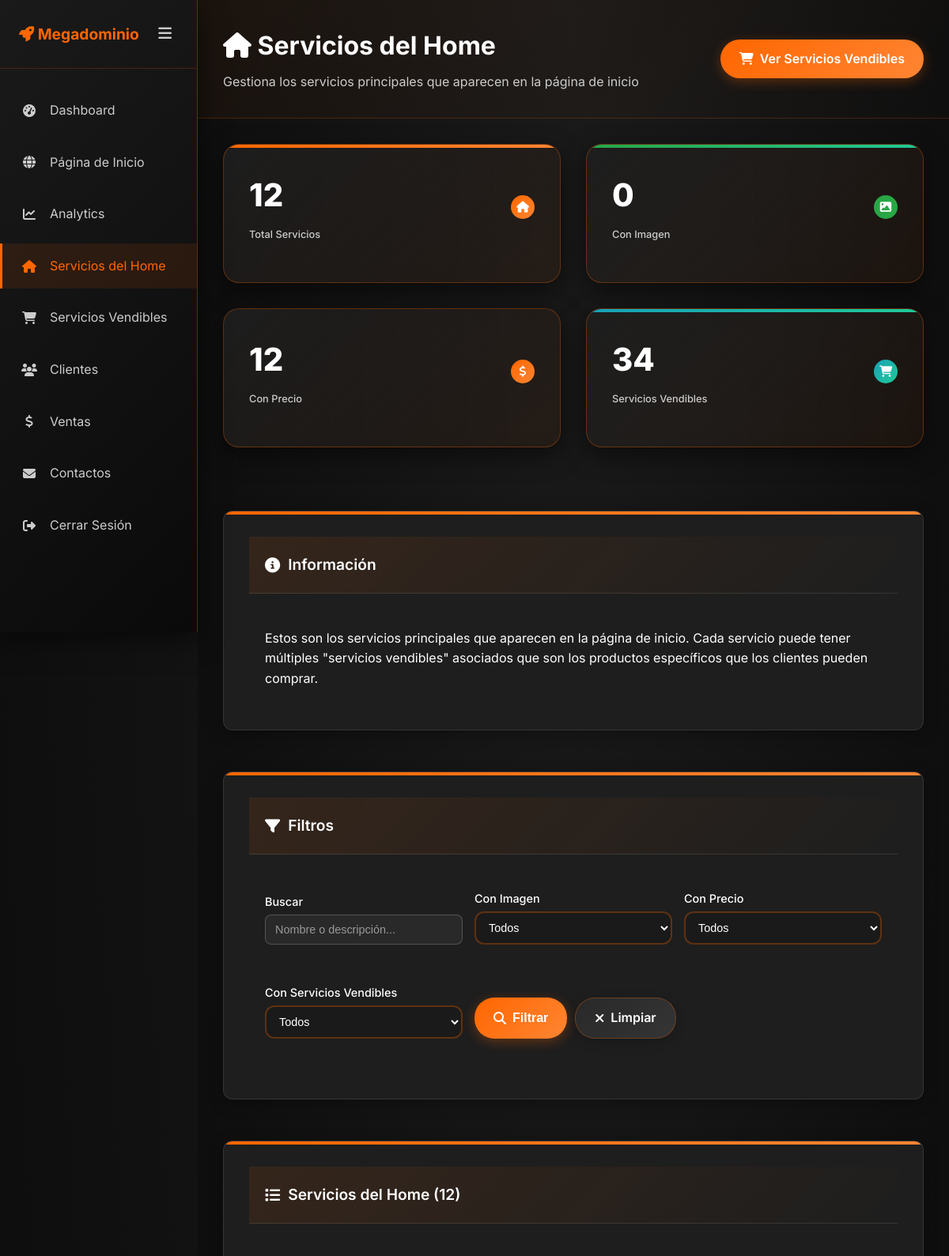
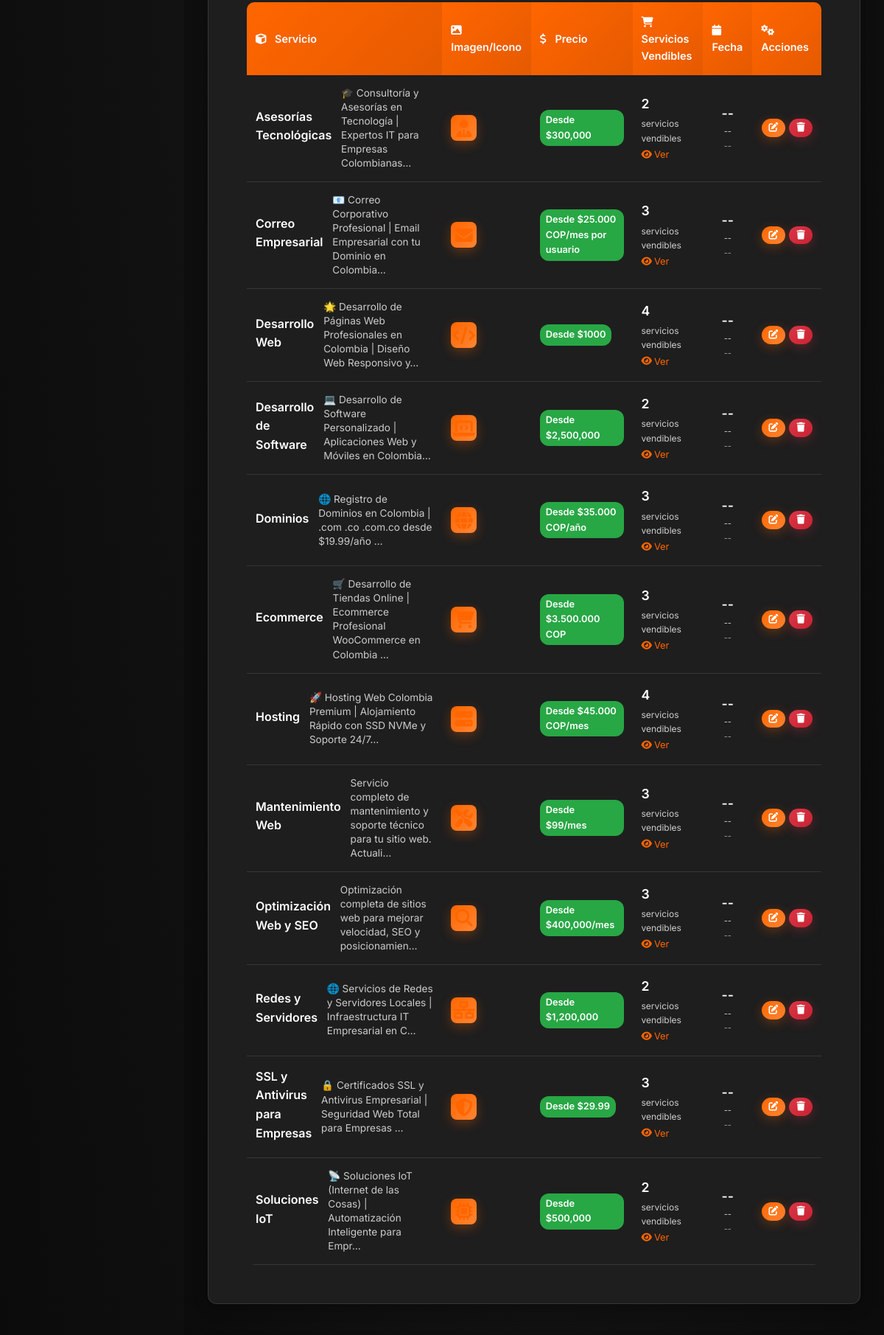
The page /panel/servicios-home/ (signed in, upper part) on the database its author committed (2 pictures, top to bottom).
### servicios/models.py (models this page shows, shortened)
class Servicio(models.Model):
    ICONO_CHOICES = [
        ('fas fa-globe', '🌐 Páginas Web'),
        ('fas fa-code', '💻 Desarrollo'),
        ('fas fa-shopping-cart', '🛒 Ecommerce'),
        ('fas fa-envelope', '📧 Correos'),
        ('fas fa-server', '🖥️ Hosting'),
        ('fas fa-link', '🔗 Dominios'),
        ('fas fa-lock', '🔒 SSL'),
        ('fas fa-shield-alt', '🛡️ Seguridad'),
        ('fab fa-wordpress', '🟦 WordPress'),
        ('fab fa-woocommerce', '🟪 WooCommerce'),
        ('fas fa-cogs', '⚙️ Servicios'),
        ('fas fa-mobile-alt', '📱 Apps Móviles'),
        ('fas fa-database', '🗄️ Base de Datos'),
        ('fas fa-cloud', '☁️ Cloud'),
        ('fas fa-chart-line', '📊 Analytics'),
        ('fas fa-paint-brush', '🎨 Diseño'),
        ('fas fa-rocket', '🚀 Optimización'),
        ('fas fa-headset', '🎧 Soporte'),
        ('fas fa-search', '🔍 SEO'),
        ('fas fa-tools', '🔧 Mantenimiento'),
        ('fas fa-bullhorn', '📢 Marketing'),
    ]
    nombre = models.CharField(max_length=100)
    descripcion_corta = models.TextField(
        max_length=300,
        blank=True,
        help_text='Descripción corta para mostrar en el home (máximo 300 caracteres)'
    )
    descripcion = models.TextField(
        help_text='Descripción completa optimizada para SEO (para página de detalle)'
    )
    precio = models.CharField(
        max_length=100,
        blank=True,
        null=True,
        help_text='Precio del servicio (opcional). Ej: "$999 pesos", "Desde $500", "Cotización"'
    )
    icono = models.CharField(
        max_length=100,
        choices=ICONO_CHOICES,
        blank=True,
        help_text='Selecciona un icono de FontAwesome o deja vacío para usar imagen personalizada'
    )
    imagen = models.ImageField(
        upload_to='servicios/',
        blank=True,
        null=True,
        help_text='Imagen personalizada (opcional). Si se selecciona, se usará en lugar del icono de FontAwesome'
    )
    class Meta:
        verbose_name = 'Servicio'
        verbose_name_plural = 'Servicios'
        ordering = ['nombre']
    def get_icono_display_html(self):
        """Devuelve el HTML para mostrar el icono en el admin"""
        if self.imagen:
            return f'<img src="{self.imagen.url}" style="width: 20px; height: 20px;" alt="{self.nombre}">'
        elif self.icono:
            return f'<i class="{self.icono}" style="color: #ff6600;"></i>'
        else:
            return '<i class="fas fa-cogs" style="color: #ccc;"></i>'
    get_icono_display_html.short_description = 'Icono'

### adminpanel/views.py (the view)
# urls.py: path('servicios-home/', views.servicios_home_list, name='servicios_home_list'),
@login_required
def servicios_home_list(request):
    if not request.user.is_admin():
        messages.error(request, 'No tienes permisos para acceder al panel administrativo.')
        return redirect('accounts:client_dashboard')
    search = request.GET.get('search', '')
    has_image = request.GET.get('has_image', '')
    has_price = request.GET.get('has_price', '')
    has_vendibles = request.GET.get('has_vendibles', '')
    servicios = Servicio.objects.annotate(
        total_purchasable=Count('purchasable_services')
    )
    if search:
        servicios = servicios.filter(
            Q(nombre__icontains=search) |
            Q(descripcion__icontains=search)
        )
    if has_image:
        if has_image == 'true':
            servicios = servicios.filter(imagen__isnull=False).exclude(imagen='')
        elif has_image == 'false':
            servicios = servicios.filter(Q(imagen__isnull=True) | Q(imagen=''))
    if has_price:
        if has_price == 'true':
            servicios = servicios.filter(precio__isnull=False).exclude(precio='')
        elif has_price == 'false':
            servicios = servicios.filter(Q(precio__isnull=True) | Q(precio=''))
    if has_vendibles:
        if has_vendibles == 'true':
            servicios = servicios.filter(total_purchasable__gt=0)
        elif has_vendibles == 'false':
            servicios = servicios.filter(total_purchasable=0)
    servicios = servicios.order_by('nombre')
    servicios_con_imagen = servicios.filter(imagen__isnull=False).exclude(imagen='')
    servicios_con_precio = servicios.filter(precio__isnull=False).exclude(precio='')
    total_servicios_vendibles = PurchasableService.objects.count()
    context = {
        'servicios': servicios,
        'servicios_con_imagen': servicios_con_imagen,
        'servicios_con_precio': servicios_con_precio,
        'total_servicios_vendibles': total_servicios_vendibles,
        'current_search': search,
        'current_has_image': has_image,
        'current_has_price': has_price,
        'current_has_vendibles': has_vendibles,
    }
    return render(request, 'adminpanel/servicios_home_list.html', context)

### adminpanel/templates/adminpanel/servicios_home_list.html (shortened to what this page needs)
{% extends 'adminpanel/dashboard.html' %}
{% load static %}
{% block servicios_home_active %}active{% endblock %}
{% block page_header %}
<header class="page-header">
    <div>
        <h1><i class="fas fa-home"></i> Servicios del Home</h1>
        <p>Gestiona los servicios principales que aparecen en la página de inicio</p>
    </div>
    <div class="header-actions">
        <a href="{% url 'adminpanel:servicios_vendibles_list' %}" class="btn btn-primary">
            <i class="fas fa-shopping-cart"></i> Ver Servicios Vendibles
        </a>
    </div>
</header>
{% endblock %}
{% block content %}
<div class="dashboard-container">
            <div class="stats-grid">
                <div class="stat-card primary">
                    <div class="stat-header">
                        <div>
                            <div class="stat-number">{{ servicios.count }}</div>
                            <div class="stat-label">Total Servicios</div>
                        </div>
                        <div class="stat-icon primary">
                            <i class="fas fa-home"></i>
                        </div>
                    </div>
                </div>
                <div class="stat-card success">
                    <div class="stat-header">
                        <div>
                            <div class="stat-number">{{ servicios_con_imagen.count }}</div>
                            <div class="stat-label">Con Imagen</div>
                        </div>
                        <div class="stat-icon success">
                            <i class="fas fa-image"></i>
                        </div>
                    </div>
                </div>
                <div class="stat-card warning">
                    <div class="stat-header">
                        <div>
                            <div class="stat-number">{{ servicios_con_precio.count }}</div>
                            <div class="stat-label">Con Precio</div>
                        </div>
                        <div class="stat-icon warning">
                            <i class="fas fa-dollar-sign"></i>
                        </div>
                    </div>
                </div>
                <div class="stat-card info">
                    <div class="stat-header">
                        <div>
                            <div class="stat-number">{{ total_servicios_vendibles }}</div>
                            <div class="stat-label">Servicios Vendibles</div>
                        </div>
                        <div class="stat-icon info">
                            <i class="fas fa-shopping-cart"></i>
                        </div>
                    </div>
                </div>
            </div>
            <div class="modern-card">
                <div class="card-header">
                    <h3><i class="fas fa-info-circle"></i> Información</h3>
                </div>
                <div class="card-body">
                    <p>Estos son los servicios principales que aparecen en la página de inicio. Cada servicio puede tener múltiples "servicios vendibles" asociados que son los productos específicos que los clientes pueden comprar.</p>
                </div>
            </div>
            <div class="modern-card">
                <div class="card-header">
                    <h3><i class="fas fa-filter"></i> Filtros</h3>
                </div>
                <div class="card-body">
                    <form method="GET" class="filter-form">
                        <div class="form-row">
                            <div class="form-group">
                                <label for="search">Buscar</label>
                                <input type="text" name="search" id="search" class="form-input"
                                       value="{{ current_search|default:'' }}" placeholder="Nombre o descripción...">
                            </div>
                            <div class="form-group">
                                <label for="has_image">Con Imagen</label>
                                <select name="has_image" id="has_image" class="form-input">
                                    <option value="">Todos</option>
                                </select>
                            </div>
                            <div class="form-group">
                                <label for="has_price">Con Precio</label>
                                <select name="has_price" id="has_price" class="form-input">
                                    <option value="">Todos</option>
                                </select>
                            </div>
                            <div class="form-group">
                                <label for="has_vendibles">Con Servicios Vendibles</label>
                                <select name="has_vendibles" id="has_vendibles" class="form-input">
                                    <option value="">Todos</option>
                                </select>
                            </div>
                            <div class="form-group">
                                <label>&nbsp;</label>
                                <div class="btn-group">
                                    <button type="submit" class="btn btn-primary">
                                        <i class="fas fa-search"></i> Filtrar
                                    </button>
                                    <a href="{% url 'adminpanel:servicios_home_list' %}" class="btn btn-secondary">
                                        <i class="fas fa-times"></i> Limpiar
                                    </a>
                                </div>
                            </div>
                        </div>
                    </form>
                </div>
            </div>
            <div class="modern-card">
                <div class="card-header">
                    <h3><i class="fas fa-list"></i> Servicios del Home ({{ servicios.count }})</h3>
                </div>
                <div class="card-body">
                    {% if servicios %}
                        <div class="services-table">
                            <table>
                                <thead>
                                    <tr>
                                        <th><i class="fas fa-cube"></i> Servicio</th>
                                        <th><i class="fas fa-image"></i> Imagen/Icono</th>
                                        <th><i class="fas fa-dollar-sign"></i> Precio</th>
                                        <th><i class="fas fa-shopping-cart"></i> Servicios Vendibles</th>
                                        <th><i class="fas fa-calendar"></i> Fecha</th>
                                        <th><i class="fas fa-cogs"></i> Acciones</th>
                                    </tr>
                                </thead>
                                <tbody>
                                    {% for servicio in servicios %}
                                        <tr>
                                            <td>
                                                <div class="service-info">
                                                    <h4>{{ servicio.nombre }}</h4>
                                                    <p>{{ servicio.descripcion|truncatechars:80 }}</p>
                                                </div>
                                            </td>
                                            <td>
                                                <div class="service-icon">
                                                    {% if servicio.imagen %}
                                                        <img src="{{ servicio.imagen.url }}" alt="{{ servicio.nombre }}" class="service-image">
                                                    {% else %}
                                                        <i class="{{ servicio.icono }}"></i>
                                                    {% endif %}
                                                </div>
                                            </td>
                                            <td>
                                                {% if servicio.precio %}
                                                    <span class="price-tag">{{ servicio.precio }}</span>
                                                {% else %}
                                                    <span class="no-price">Sin precio</span>
                                                {% endif %}
                                            </td>
                                            <td>
                                                <div class="vendibles-info">
                                                    <span class="vendibles-count">{{ servicio.total_purchasable }}</span>
                                                    <span class="vendibles-label">servicios vendibles</span>
                                                    {% if servicio.total_purchasable > 0 %}
                                                        <a href="{% url 'adminpanel:servicios_vendibles_list' %}?home_service={{ servicio.id }}"
                                                           class="view-vendibles">
                                                            <i class="fas fa-eye"></i> Ver
                                                        </a>
                                                    {% endif %}
                                                </div>
                                            </td>
                                            <td>
                                                <div class="date">
                                                    <div class="day">{{ servicio.created_at|date:"d"|default:"--" }}</div>
                                                    <div class="month">{{ servicio.created_at|date:"M"|default:"--" }}</div>
                                                    <div class="year">{{ servicio.created_at|date:"Y"|default:"--" }}</div>
                                                </div>
                                            </td>
                                            <td>
                                                <div class="actions">
                                                    <a href="{% url 'adminpanel:servicio_edit' servicio.id %}"
                                                       class="btn btn-small btn-primary" title="Editar">
                                                        <i class="fas fa-edit"></i>
                                                    </a>
                                                    <a href="{% url 'adminpanel:servicio_delete' servicio.id %}"
                                                       class="btn btn-small btn-danger" title="Eliminar">
                                                        <i class="fas fa-trash"></i>
                                                    </a>
                                                </div>
                                            </td>
                                        </tr>
                                    {% endfor %}
                                </tbody>
                            </table>
                        </div>
                    {% else %}
                        <div class="empty-state">
                            <i class="fas fa-home"></i>
                            <h3>No hay servicios del home</h3>
                            <p>Los servicios del home se gestionan desde el Django Admin</p>
                        </div>
                    {% endif %}
                </div>
            </div>
        </div>
    </main>
{% endblock %}

### rows shown on the page
Servicio: nombre "Asesorías Tecnológicas", descripcion "🎓 Consultoría y Asesorías en Tecnología | Expertos IT para Empresas Colombianas…", precio "Desde $300,000", total_purchasable "2", created_at "--"
Servicio: nombre "Correo Empresarial", descripcion "📧 Correo Corporativo Profesional | Email Empresarial con tu Dominio en Colombia…", precio "Desde $25.000 COP/mes por usuario", total_purchasable "3", created_at "--"
Servicio: nombre "Desarrollo Web", descripcion "🌟 Desarrollo de Páginas Web Profesionales en Colombia | Diseño Web Responsivo y…", precio "Desde $1000", total_purchasable "4", created_at "--"
Servicio: nombre "Desarrollo de Software", descripcion "💻 Desarrollo de Software Personalizado | Aplicaciones Web y Móviles en Colombia…", precio "Desde $2,500,000", total_purchasable "2", created_at "--"
Servicio: nombre "Dominios", descripcion "🌐 Registro de Dominios en Colombia | .com .co .com.co desde $19.99/año …", precio "Desde $35.000 COP/año", total_purchasable "3", created_at "--"
Servicio: nombre "Ecommerce", descripcion "🛒 Desarrollo de Tiendas Online | Ecommerce Profesional WooCommerce en Colombia …", precio "Desde $3.500.000 COP", total_purchasable "3", created_at "--"
Servicio: nombre "Hosting", descripcion "🚀 Hosting Web Colombia Premium | Alojamiento Rápido con SSD NVMe y Soporte 24/7…", precio "Desde $45.000 COP/mes", total_purchasable "4", created_at "--"
Servicio: nombre "Mantenimiento Web", descripcion "Servicio completo de mantenimiento y soporte técnico para tu sitio web. Actuali…", precio "Desde $99/mes", total_purchasable "3", created_at "--"
Servicio: nombre "Optimización Web y SEO", descripcion "Optimización completa de sitios web para mejorar velocidad, SEO y posicionamien…", precio "Desde $400,000/mes", total_purchasable "3", created_at "--"
Servicio: nombre "Redes y Servidores", descripcion "🌐 Servicios de Redes y Servidores Locales | Infraestructura IT Empresarial en C…", precio "Desde $1,200,000", total_purchasable "2", created_at "--"
Servicio: nombre "SSL y Antivirus para Empresas", descripcion "🔒 Certificados SSL y Antivirus Empresarial | Seguridad Web Total para Empresas …", precio "Desde $29.99", total_purchasable "3", created_at "--"
Servicio: nombre "Soluciones IoT", descripcion "📡 Soluciones IoT (Internet de las Cosas) | Automatización Inteligente para Empr…", precio "Desde $500,000", total_purchasable "2", created_at "--"

### other values the page prints
{{ servicios.count }} "12"
{{ servicios_con_imagen.count }} "0"
{{ servicios_con_precio.count }} "12"
{{ total_servicios_vendibles }} "34"
